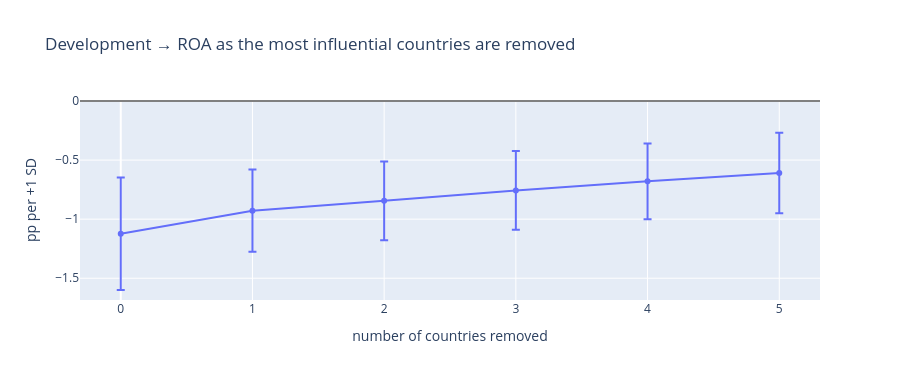

Source (notebook cell):
### Markdown cell above
### Drop the most influential countries cumulatively
Remove countries one at a time in order of influence (the biggest weakening of the link first) and watch the coefficient.

### Code cell
order = loco.sort_values("coef", ascending=False).index.tolist()        # least negative coef first = removal that weakens the link most
rows = []
for k in range(0, 6):
    dropped = order[:k]
    r = wild_cluster("dev_z", fy[~fy.iso3.isin(dropped)], outcome="roa_pp", B=499)
    rows.append({"countries dropped": k, "who": ", ".join(dropped) or "-", "coef": r["coef"], "ci_low": r["ci_low"], "ci_high": r["ci_high"], "p (wild)": r["p_wild"], "countries left": r["clusters"]})
cum = pd.DataFrame(rows).set_index("countries dropped")
fig = go.Figure(go.Scatter(x=cum.index, y=cum.coef, mode="lines+markers", error_y=dict(type="data", array=cum.ci_high - cum.coef, arrayminus=cum.coef - cum.ci_low)))
fig.add_hline(y=0, line_color="grey"); fig.update_layout(height=380, title="Development → ROA as the most influential countries are removed", xaxis_title="number of countries removed", yaxis_title="pp per +1 SD"); fig.show()
cum.round(3)

### Figure 1 — Plotly figure (JSON) as saved in the notebook; plotly's stock layout.template omitted (floating-point values rounded to 4 significant figures)
{"data": [{"error_y": {"array": [0.4759, 0.3482, 0.3338, 0.3334, 0.3205, 0.3408], "arrayminus": [0.4759, 0.3482, 0.3338, 0.3334, 0.3205, 0.3408], "type": "data"}, "mode": "lines+markers", "type": "scatter", "x": [0, 1, 2, 3, 4, 5], "y": [-1.124, -0.928, -0.845, -0.7572, -0.6793, -0.6091]}], "layout": {"height": 380, "shapes": [{"line": {"color": "grey"}, "type": "line", "x0": 0, "x1": 1, "xref": "x domain", "y0": 0, "y1": 0, "yref": "y"}], "title": {"text": "Development → ROA as the most influential countries are removed"}, "xaxis": {"title": {"text": "number of countries removed"}}, "yaxis": {"title": {"text": "pp per +1 SD"}}}}
